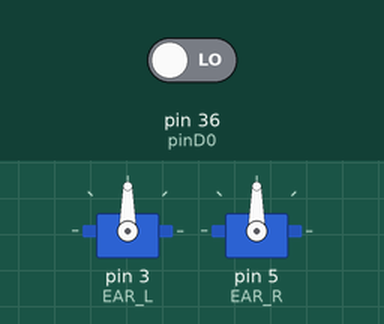
The sketch below on a simulated Arduino Mega 2560, built with avr-gcc and run on an emulated ATmega2560. Shown: 2 × servo. The inputs (shaded band) are chosen by the test bench; at power-on: pin 36 (pinD0) LOW.

Above: at 1.2 s.
1.3 s: pin 36 (pinD0) driven HIGH
At 4.79 s:
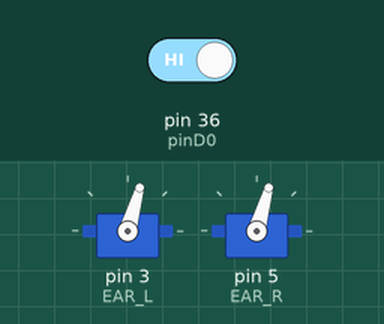
At 5.39 s:
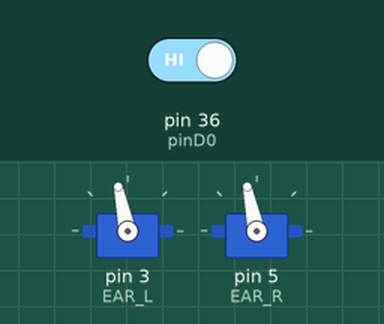
Timing chart, 0 to 10.3 s (numbered marks = the images above; inputs shaded):
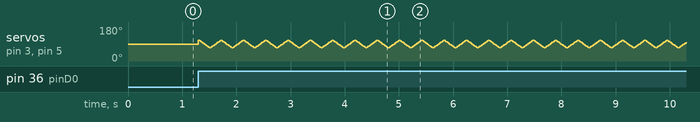

The sketch:

SW-18010P+servo.ino
```cpp
#include <Servo.h>

#define EAR_L 3
#define EAR_R 5

Servo earL;  // create servo object to control a servo
Servo earR;

int pinD0 = 36;  // Пин к которому подключен D0
int motionDetected = 0;
int sensorVal = 0;
int naprav = 1;

void setup() {
  Serial.begin(9600);
  earL.attach(EAR_L);  // attaches the servo on pin 9 to the servo object
  earR.attach(EAR_R);
  earL.write(90);  // tell servo to go to position in variable 'pos'
  earR.write(90);
  pinMode(pinD0, INPUT);  // Установим вывод A1 как вход
}

void loop() {
  motionDetected = digitalRead(pinD0);  // Считываем показания
  if (motionDetected) {
    naprav *= -1;
    if (naprav > 0) {
      for (int i = 70; i < 110; i++) {
        earL.write(i);  // tell servo to go to position in variable 'pos'
        earR.write(i);
        delay(5);
      }
    } else {
      for (int i = 110; i > 70; i--) {
        earL.write(i);  // tell servo to go to position in variable 'pos'
        earR.write(i);
        delay(5);
      }
    }
  }
}
```
